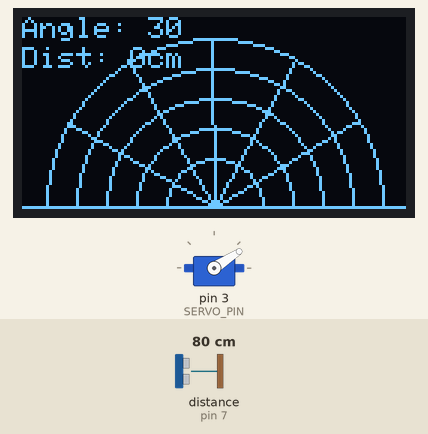
This sketch was run on a simulated Arduino Uno, built with avr-gcc and run on an emulated ATmega328P. Parts: servo, 128×64 one-colour display. Wiring (inferred from the names in the program): ultrasonic range finder: trigger pin 6; echo pin 7. The test bench sets the inputs (shaded band); at power-on: distance to the obstacle (sensor on pin 7) 80 cm. The echo pulse lasts 58.3 µs per cm.

Above: at 1.26 s.
1.3 s: distance to the obstacle (sensor on pin 7) set to 2 cm
At 1.46 s:
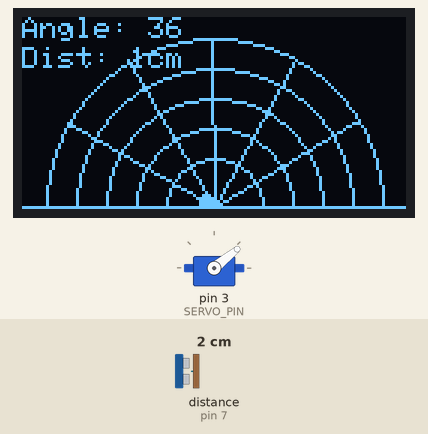
3.1 s: distance to the obstacle (sensor on pin 7) set to 18 cm
At 3.29 s:
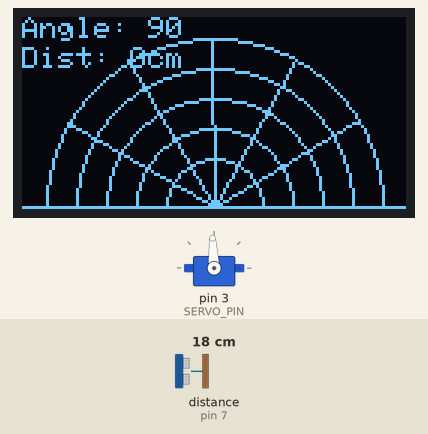
5.0 s: distance to the obstacle (sensor on pin 7) set to 4 cm
At 5.15 s:
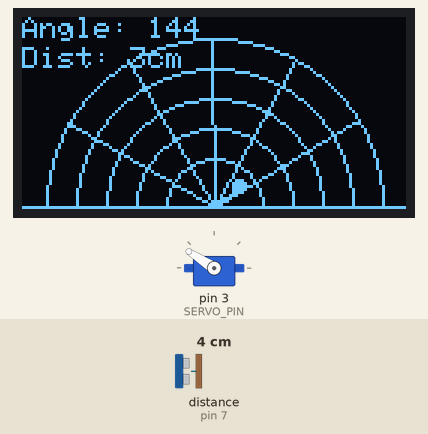
6.9 s: distance to the obstacle (sensor on pin 7) set to 35 cm
At 7.1 s:
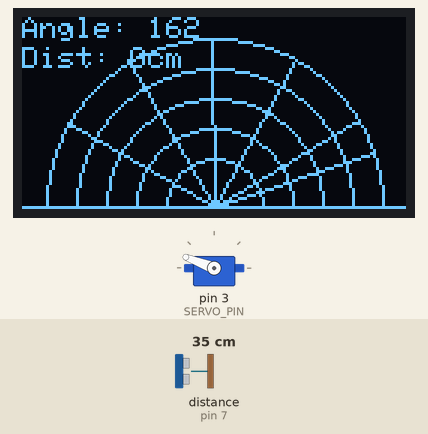
9.9 s: distance to the obstacle (sensor on pin 7) set to 9 cm
At 10.12 s:
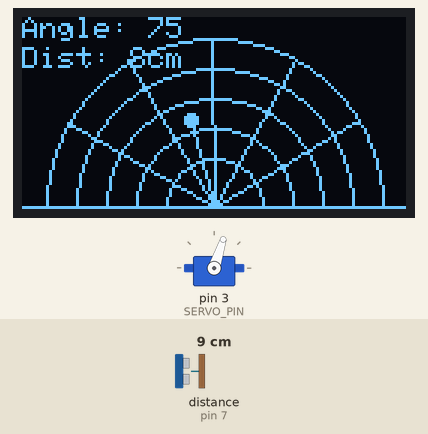
Timing chart, 0 to 13.9 s (numbered marks = the images above; inputs shaded):
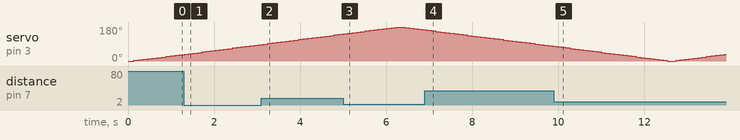

Measured:
- after the input at 1.3 s, the display: first differs from a run without the input after 0.12 s (image 1)
- after the input at 3.1 s, the display: first differs from a run without the input after 0.15 s (image 2)
- after the input at 5.0 s, the display: first differs from a run without the input after 0.11 s (image 3)
- after the input at 6.9 s, the display: first differs from a run without the input after 0.15 s (image 4)
- after the input at 9.9 s, the display: first changes after 0.07 s (image 5 shows a later state)

The sketch:

radar_sweep_1_.ino
```cpp
#include <Arduino.h>
#include <Adafruit_GFX.h>
#include <Adafruit_SSD1306.h>
#include <Servo.h>
#include <SPI.h>

// ---------------- OLED Setup ----------------
#define SCREEN_WIDTH 128
#define SCREEN_HEIGHT 64
#define OLED_MOSI   11
#define OLED_CLK    13
#define OLED_DC     8
#define OLED_CS     10
#define OLED_RESET  9
Adafruit_SSD1306 display(SCREEN_WIDTH, SCREEN_HEIGHT, &SPI, OLED_DC, OLED_RESET, OLED_CS);

// ---------------- Ultrasonic Sensor Setup ----------------
#define TRIG_PIN 6
#define ECHO_PIN 7
#define MAX_DISTANCE 15  // max distance in cm

// ---------------- Servo Setup ----------------
#define SERVO_PIN 3
Servo radarServo;

// ---------------- Sweep Settings ----------------
const int STEP = 3;     // 3° increments
const int MIN_ANGLE = 0;
const int MAX_ANGLE = 180;

// Maximum length of sweep line on the OLED
const int SWEEP_RADIUS = 56;

void setup() {
  Serial.begin(9600);

  pinMode(TRIG_PIN, OUTPUT);
  pinMode(ECHO_PIN, INPUT);

  radarServo.attach(SERVO_PIN);

  if (!display.begin(SSD1306_SWITCHCAPVCC)) {
    for (;;);
  }
  display.clearDisplay();
  display.setTextColor(WHITE);
}

// =====================================================
// ---------------- Helper Functions -------------------
long readDistanceCM() {
  digitalWrite(TRIG_PIN, LOW);
  delayMicroseconds(2);
  digitalWrite(TRIG_PIN, HIGH);
  delayMicroseconds(10);
  digitalWrite(TRIG_PIN, LOW);

  long duration = pulseIn(ECHO_PIN, HIGH, 30000);
  long distance = duration * 0.034 / 2;
  if(distance > MAX_DISTANCE) distance = 0; // treat out-of-range as 0
  return distance;
}

// =====================================================
// ---------------- Display Functions ------------------
void drawRadar(int currentAngle, int currentDistance) {
  display.clearDisplay();

  int centerX = SCREEN_WIDTH / 2;
  int centerY = SCREEN_HEIGHT - 1;

  // Radar "arcs" using circles
  for(int r = 16; r <= SWEEP_RADIUS; r += 10) {
    display.drawCircle(centerX, centerY, r, WHITE);
  }

  // Angle lines (static reference lines)
  display.drawLine(0, centerY, SCREEN_WIDTH, centerY, WHITE);
  for(int a = 30; a <= 150; a += 30) {
    float rad = a * 3.14159 / 180;
    display.drawLine(centerX, centerY,
                     centerX - SWEEP_RADIUS * cos(rad),
                     centerY - SWEEP_RADIUS * sin(rad),
                     WHITE);
  }

  // Sweep line length depends on detected object
  float rad = currentAngle * 3.14159 / 180;
  int lineLength = SWEEP_RADIUS;

  if(currentDistance > 0) {
    lineLength = map(currentDistance, 0, MAX_DISTANCE, 0, SWEEP_RADIUS);
  }

  display.drawLine(centerX, centerY,
                   centerX - lineLength * cos(rad),
                   centerY - lineLength * sin(rad),
                   WHITE);

  // Object blip (tiny circle) at detected distance
  if(currentDistance > 0) {
    int blip = lineLength; // same as line end
    display.fillCircle(centerX - blip * cos(rad), centerY - blip * sin(rad), 2, WHITE);
  }

  // Angle & distance text
  display.setCursor(0,0);
  display.print("Angle: "); display.print(currentAngle);
  display.setCursor(0,10);
  display.print("Dist: "); display.print(currentDistance); display.println("cm");

  display.display();
}

// =====================================================
// ---------------- Main Loop --------------------------
void loop() {
  // Sweep 0° -> 180°
  for(int angle = MIN_ANGLE; angle <= MAX_ANGLE; angle += STEP) {
    radarServo.write(angle);
    delay(50);
    int distance = readDistanceCM();
    drawRadar(angle, distance);
  }

  // Sweep 180° -> 0°
  for(int angle = MAX_ANGLE; angle >= MIN_ANGLE; angle -= STEP) {
    radarServo.write(angle);
    delay(50);
    int distance = readDistanceCM();
    drawRadar(angle, distance);
  }
}
```

set_rotation_and_threshold.c
```cpp
#include <Adafruit_GFX.h>
#include <Adafruit_SSD1306.h>
#include <Arduino.h>

// ---------------- OLED Setup ----------------
#define SCREEN_WIDTH 128
#define SCREEN_HEIGHT 64

#define OLED_MOSI   11
#define OLED_CLK    13
#define OLED_DC     8
#define OLED_CS     10
#define OLED_RESET  9

Adafruit_SSD1306 display(SCREEN_WIDTH, SCREEN_HEIGHT, &SPI, OLED_DC, OLED_RESET, OLED_CS);

// ---------------- Joystick Setup ----------------
const int VRx = A0;           // X-axis
const int JOY_THRESHOLD = 100;  // minimal deflection to count as move

// ---------------- Touch Sensor Setup ----------------
const int TOUCH_PIN = 12;

// ---------------- Ultrasonic Sensor Setup ----------------
#define TRIG_PIN 6
#define ECHO_PIN 7
long thresholdDistance = 20;    // cm (will calibrate)

// ---------------- Rotation Variables ----------------
int rotationSetting = 90;      // start value
const int MAX_DEGREES = 180;
const int MIN_DEGREES = 10;
const int STEP = 1;            // degrees per loop step

// Calibration flags
bool distanceCalibrated = false;
bool rotationCalibrated = false;

// ---------------- Helper Functions ----------------
long readUltrasonicCM() {
  digitalWrite(TRIG_PIN, LOW);
  delayMicroseconds(2);
  digitalWrite(TRIG_PIN, HIGH);
  delayMicroseconds(10);
  digitalWrite(TRIG_PIN, LOW);

  long duration = pulseIn(ECHO_PIN, HIGH, 30000); // timeout 30ms
  long distance = duration * 0.034 / 2;           // cm
  return distance;
}

// ---------------- Setup ----------------
void setup() {
  Serial.begin(9600);

  pinMode(VRx, INPUT);
  pinMode(TOUCH_PIN, INPUT);
  pinMode(TRIG_PIN, OUTPUT);
  pinMode(ECHO_PIN, INPUT);

  if (!display.begin(SSD1306_SWITCHCAPVCC)) {
    Serial.println("SSD1306 allocation failed");
    for (;;);
  }

  display.clearDisplay();
  display.setTextSize(1);
  display.setTextColor(WHITE);
}

// ---------------- Loop ----------------
void loop() {
  int xVal = analogRead(VRx);
  int xOffset = xVal - 512;

  // ---------------- Step 1: Set Threshold Distance ----------------
  if (!distanceCalibrated) {
    if (xOffset > JOY_THRESHOLD && thresholdDistance < 50) thresholdDistance += STEP;
    else if (xOffset < -JOY_THRESHOLD && thresholdDistance > 1) thresholdDistance -= STEP;

    display.clearDisplay();
    display.setCursor(0, 10);
    display.println("Set Max Distance");
    display.setCursor(0, 35);
    display.print(thresholdDistance);
    display.println(" cm");
    display.display();

    if (digitalRead(TOUCH_PIN) == HIGH) {
      distanceCalibrated = true;
      delay(300); // debounce
    }
    delay(50);
    return;
  }

  // ---------------- Step 2: Set Max Rotation ----------------
  if (!rotationCalibrated) {
    if (xOffset > JOY_THRESHOLD && rotationSetting < MAX_DEGREES) rotationSetting += STEP;
    else if (xOffset < -JOY_THRESHOLD && rotationSetting > MIN_DEGREES) rotationSetting -= STEP;

    display.clearDisplay();
    display.setCursor(0, 10);
    display.println("Set Max Rotation");
    display.setCursor(0, 35);
    display.print(rotationSetting);
    display.print(" deg");
    display.display();

    if (digitalRead(TOUCH_PIN) == HIGH) {
      rotationCalibrated = true;
      delay(300); // debounce
    }
    delay(50);
    return;
  }

  // ---------------- Step 3: Monitoring Mode ----------------
  long distance = readUltrasonicCM();
  bool objectDetected = (distance > 0 && distance <= thresholdDistance);

  display.clearDisplay();
  display.setCursor(0, 10);
  if (objectDetected) {
    display.println("OBJECT DETECTED");
  } else {
    display.println("Ready");
    display.setCursor(0, 35);
    display.print("Dist: ");
    display.print(thresholdDistance);
    display.print("cm");
    display.setCursor(0, 50);
    display.print("Rot: ");
    display.print(rotationSetting);
    display.println(" deg");
  }
  display.display();

  delay(50);
}
```

set_rotation_threshold_functions.c
```cpp
#include <Adafruit_GFX.h>
#include <Adafruit_SSD1306.h>
#include <Arduino.h>

// ---------------- OLED Setup ----------------
#define SCREEN_WIDTH 128
#define SCREEN_HEIGHT 64

#define OLED_MOSI   11
#define OLED_CLK    13
#define OLED_DC     8
#define OLED_CS     10
#define OLED_RESET  9

Adafruit_SSD1306 display(SCREEN_WIDTH, SCREEN_HEIGHT, &SPI, OLED_DC, OLED_RESET, OLED_CS);

// ---------------- Joystick Setup ----------------
const int VRx = A0;
const int JOY_THRESHOLD = 100;

// ---------------- Touch Sensor Setup ----------------
const int TOUCH_PIN = 12;

// ---------------- Ultrasonic Sensor Setup ----------------
#define TRIG_PIN 6
#define ECHO_PIN 7
long thresholdDistance = 20;

// ---------------- Rotation Variables ----------------
int rotationSetting = 90;
const int MAX_DEGREES = 180;
const int MIN_DEGREES = 10;
const int STEP = 1;

// Calibration flags
bool distanceCalibrated = false;
bool rotationCalibrated = false;


// =====================================================
// ---------------- Helper Functions -------------------
// =====================================================

long readUltrasonicCM() {
  digitalWrite(TRIG_PIN, LOW);
  delayMicroseconds(2);
  digitalWrite(TRIG_PIN, HIGH);
  delayMicroseconds(10);
  digitalWrite(TRIG_PIN, LOW);

  long duration = pulseIn(ECHO_PIN, HIGH, 30000);
  long distance = duration * 0.034 / 2;
  return distance;
}

int readJoystickOffset() {
  int xVal = analogRead(VRx);
  return xVal - 512;
}

bool isTouchPressed() {
  return digitalRead(TOUCH_PIN) == HIGH;
}


// =====================================================
// ---------------- Display Functions ------------------
// =====================================================

void updateDisplayDistance() {
  display.clearDisplay();
  display.setCursor(0, 10);
  display.println("Set Max Distance");
  display.setCursor(0, 35);
  display.print(thresholdDistance);
  display.println(" cm");
  display.display();
}

void updateDisplayRotation() {
  display.clearDisplay();
  display.setCursor(0, 10);
  display.println("Set Max Rotation");
  display.setCursor(0, 35);
  display.print(rotationSetting);
  display.print(" deg");
  display.display();
}

void updateDisplayMonitoring(bool objectDetected) {
  display.clearDisplay();
  display.setCursor(0, 10);

  if (objectDetected) {
    display.println("OBJECT DETECTED");
  } else {
    display.println("Ready");

    display.setCursor(0, 35);
    display.print("Dist: ");
    display.print(thresholdDistance);
    display.print("cm");

    display.setCursor(0, 50);
    display.print("Rot: ");
    display.print(rotationSetting);
    display.println(" deg");
  }

  display.display();
}


// =====================================================
// ---------------- Calibration Modes ------------------
// =====================================================

void handleDistanceCalibration() {
  int xOffset = readJoystickOffset();

  if (xOffset > JOY_THRESHOLD && thresholdDistance < 50)
    thresholdDistance += STEP;
  else if (xOffset < -JOY_THRESHOLD && thresholdDistance > 1)
    thresholdDistance -= STEP;

  updateDisplayDistance();

  if (isTouchPressed()) {
    distanceCalibrated = true;
    delay(300); // debounce
  }

  delay(50);
}

void handleRotationCalibration() {
  int xOffset = readJoystickOffset();

  if (xOffset > JOY_THRESHOLD && rotationSetting < MAX_DEGREES)
    rotationSetting += STEP;
  else if (xOffset < -JOY_THRESHOLD && rotationSetting > MIN_DEGREES)
    rotationSetting -= STEP;

  updateDisplayRotation();

  if (isTouchPressed()) {
    rotationCalibrated = true;
    delay(300);
  }

  delay(50);
}

void handleMonitoringMode() {
  long distance = readUltrasonicCM();
  bool objectDetected = (distance > 0 && distance <= thresholdDistance);

  updateDisplayMonitoring(objectDetected);
  delay(50);
}


// =====================================================
// ---------------- Setup ------------------------------
// =====================================================

void initHardware() {
  Serial.begin(9600);

  pinMode(VRx, INPUT);
  pinMode(TOUCH_PIN, INPUT);
  pinMode(TRIG_PIN, OUTPUT);
  pinMode(ECHO_PIN, INPUT);

  if (!display.begin(SSD1306_SWITCHCAPVCC)) {
    Serial.println("SSD1306 allocation failed");
    for (;;);
  }

  display.clearDisplay();
  display.setTextSize(1);
  display.setTextColor(WHITE);
}

void setup() {
  initHardware();
}


// =====================================================
// ---------------- Main Loop --------------------------
// =====================================================

void loop() {

  if (!distanceCalibrated) {
    handleDistanceCalibration();
    return;
  }

  if (!rotationCalibrated) {
    handleRotationCalibration();
    return;
  }

  handleMonitoringMode();
}
```
